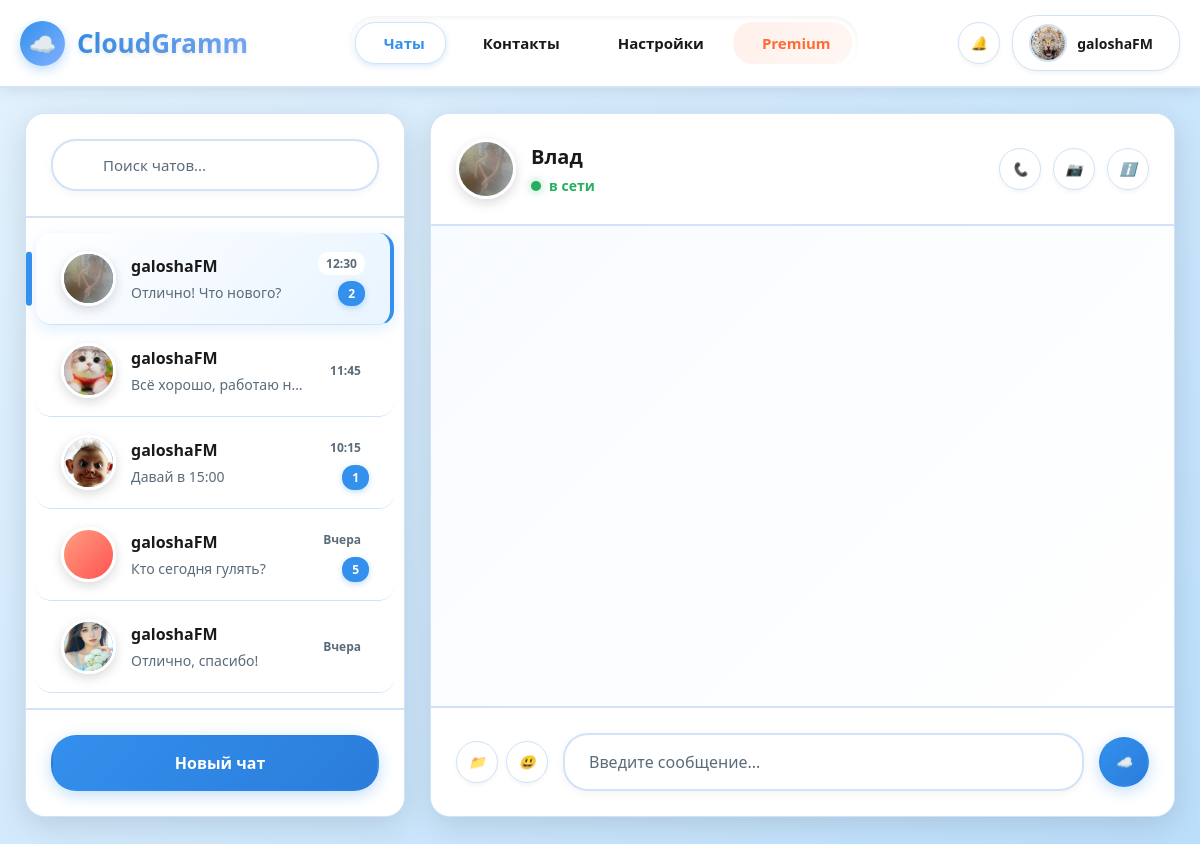
Before: / with the older database file.
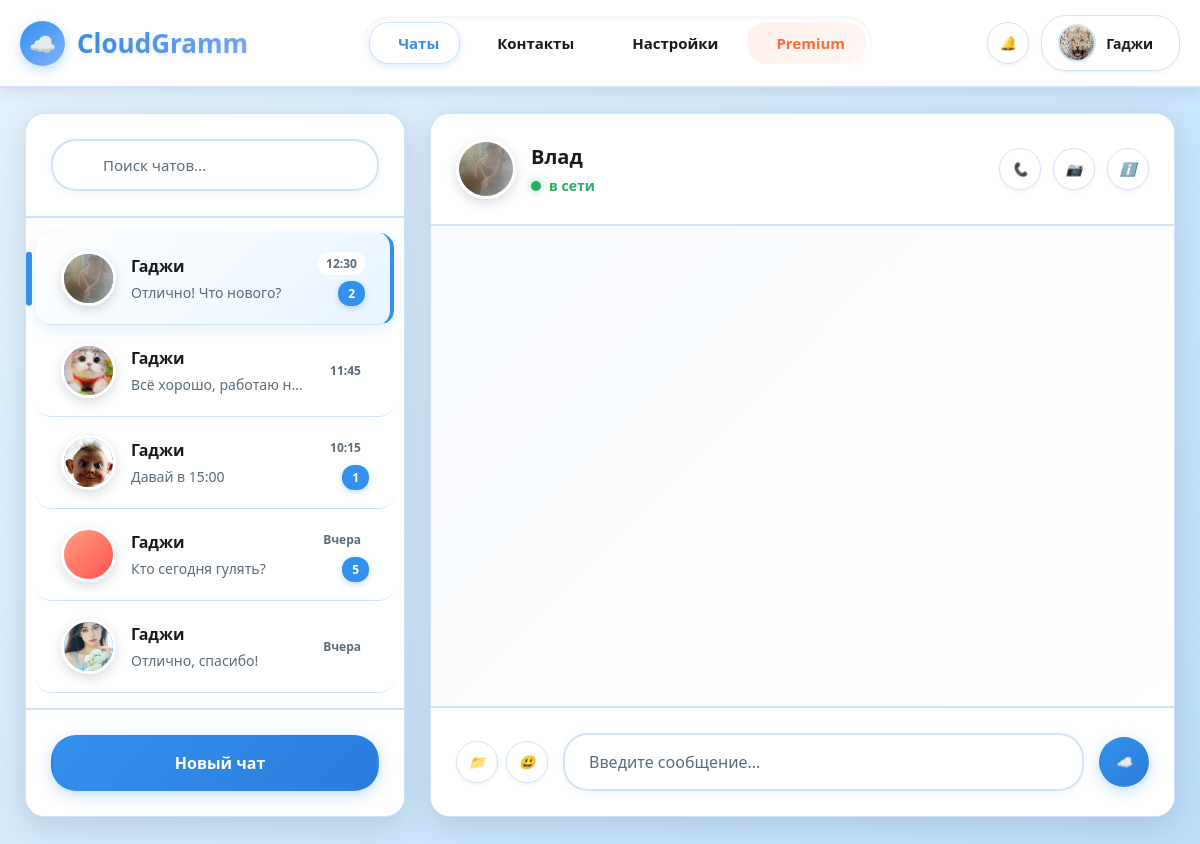
After: the same page with the newer database file.
### halo/models.py (models this page shows, shortened)
class User(models.Model):
    username = models.CharField('Имя пользователя', max_length=50, unique=True)
    password = models.CharField('Пароль', max_length=128)
    email = models.EmailField('Email', unique=True)
    phone_number = models.CharField('Телефон', max_length=15, blank=True)
    subscription = models.ForeignKey(
        Subscription,
        related_name='users',
        on_delete=models.SET_NULL,
        null=True,
        blank=True,
        verbose_name='Подписка'
    )
    class Meta:
        verbose_name = 'Пользователь'
        verbose_name_plural = 'Пользователи'
        ordering = ['username']
        indexes = [
            models.Index(fields=['username']),
        ]

### halo/views.py (the view)
# urls.py: path('', all, name= 'all'),
def all(request):
    users = User.objects.all().order_by('id')
    user = users.first() if users.exists() else None
    return render(request, 'all.html',{'User': user})

### halo/templates/all.html (shortened to what this page needs)
<!DOCTYPE html>
<html lang="ru">
<head>
    <link rel="stylesheet" href="../static/css/style.css">
</head>
<body>
    <header class="app-header">
        <div class="header-content">
            <div class="logo">
                <div class="logo-icon">☁️</div>
                <div class="logo-text">CloudGramm</div>
            </div>
            <nav class="nav-menu">
                <a href="#" class="nav-link active">
                    Чаты
                </a>
                <a href="#" class="nav-link">
                    Контакты
                </a>
                 <a href="{% url "settings" %}" class="nav-link settings">
                    Настройки
                </a>
                <a href="{% url "premium" %}" class="nav-link premium">
                    Premium
                </a>
            </nav>
            <div class="header-actions">
                <button class="icon-btn" title="Уведомления">
                    <i class="fas fa-bell">🔔</i>
                </button>
                <div class="user-menu">
                    <div class="user-avatar">
                        <img src="../static/images/tigrulla.jpg" alt="Аватар">
                    </div>
                    <span class="user-name">{{ User.username }}</span>
                </div>
            </div>
        </div>
    </header>
    <div class="container">
        <div class="sidebar">
            <div class="search-container">
                <div class="search-box">
                    <input type="text" placeholder="Поиск чатов...">
                </div>
            </div>
            <div class="chat-list">
                <div class="chat active cloud">
                    <div class="chat-avatar">
                        <img src="../static/images/image1.png" alt="Влад">
                    </div>
                    <div class="chat-info">
                        <div class="chat-name">{{ User.username }}</div>
                        <div class="last-message">Отлично! Что нового?</div>
                    </div>
                    <div class="chat-meta">
                        <div class="time">12:30</div>
                        <div class="unread-count">2</div>
                    </div>
                </div>
                <div class="chat cloud">
                    <div class="chat-avatar">
                        <img src="../static/images/kot.webp" alt="Костя">
                    </div>
                    <div class="chat-info">
                        <div class="chat-name">{{ User.username }}</div>
                        <div class="last-message">Всё хорошо, работаю над проектом</div>
                    </div>
                    <div class="chat-meta">
                        <div class="time">11:45</div>
                    </div>
                </div>
                <div class="chat cloud">
                    <div class="chat-avatar">
                        <img src="../static/images/rebenok.jpg" alt="Вадя">
                    </div>
                    <div class="chat-info">
                        <div class="chat-name">{{ User.username }}</div>
                        <div class="last-message">Давай в 15:00</div>
                    </div>
                    <div class="chat-meta">
                        <div class="time">10:15</div>
                        <div class="unread-count">1</div>
                    </div>
                </div>
                <div class="chat cloud">
                    <div class="chat-avatar group">
                    </div>
                    <div class="chat-info">
                        <div class="chat-name">{{ User.username }}</div>
                        <div class="last-message">Кто сегодня гулять?</div>
                    </div>
                    <div class="chat-meta">
                        <div class="time">Вчера</div>
                        <div class="unread-count">5</div>
                    </div>
                </div>
                <div class="chat cloud">
                    <div class="chat-avatar">
                        <img src="../static/images/mama.jpg" alt="Мама">
                    </div>
                    <div class="chat-info">
                        <div class="chat-name">{{ User.username }}</div>
                        <div class="last-message">Отлично, спасибо!</div>
                    </div>
                    <div class="chat-meta">
                        <div class="time">Вчера</div>
                    </div>
                </div>
            </div>
            <div class="sidebar-footer">
                <button class="new-chat-btn">
                    Новый чат
                </button>
            </div>
        </div>
        <div class="chat-area">
            <div class="chat-header">
                <div class="chat-partner">
                    <div class="partner-avatar">
                        <img src="../static/images/image1.png" alt="Влад">
                    </div>
                    <div class="partner-info">
                        <h3>Влад</h3>
                        <p class="partner-status online">в сети</p>
                    </div>
                </div>
                <div class="chat-actions">
                    <button class="icon-btn"><i class="fas fa-phone">📞</i></button>
                    <button class="icon-btn"><i class="fas fa-video">📷</i></button>
                    <button class="icon-btn"><i class="fas fa-info-circle">ℹ️</i></button>
                </div>
            </div>
            <div class="messages" id="messages-container">
            </div>
            <div class="input-area">
                <div class="input-actions">
                    <button class="icon-btn"><i class="fas fa-paperclip">📁</i></button>
                    <button class="icon-btn"><i class="far fa-smile">😃</i></button>
                </div>
                <input type="text" class="message-input" placeholder="Введите сообщение...">
                <button class="send-btn">
                    <i class="fas fa-paper-plane">☁️</i>
                </button>
            </div>
        </div>
    </div>
</body>
</html>

Changed rows visible on the page:
changed User: username "galoshaFM" → "Гаджи"
